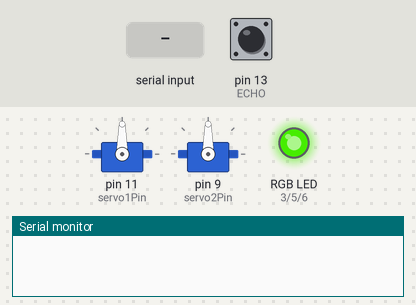
A sketch run on a simulated Arduino Uno, built with avr-gcc and run on an emulated ATmega328P. Shown: 2 × servo, an RGB LED mixed from three pins (HIGH = lit), the last lines printed to the serial monitor. The test bench sets the inputs (shaded band); at power-on: pin 13 (ECHO) LOW. Dim RGB values are drawn brighter than linear; pins used as bus, display or sensor lines are not drawn.

Above: at 1.2 s.
1.3 s: "U" received over Serial
At 2.6 s:
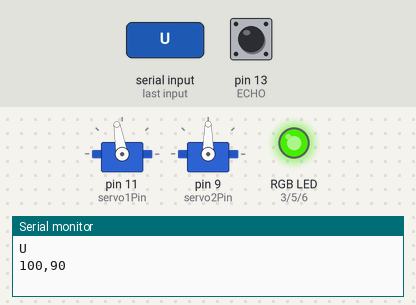
3.5 s: "R" received over Serial
At 4.9 s:
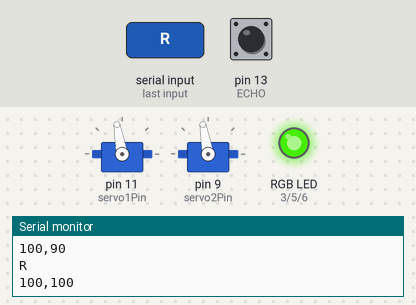
5.5 s: "D" received over Serial
At 7.2 s:
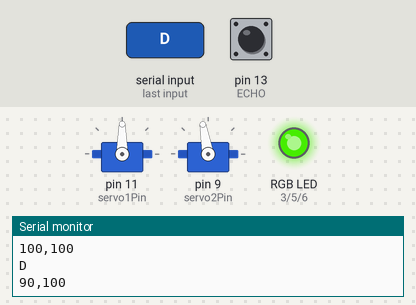
7.5 s: pin 13 (ECHO) pulsed HIGH 2 times (0.12 s each, 0.3 s apart)
At 8.0 s:
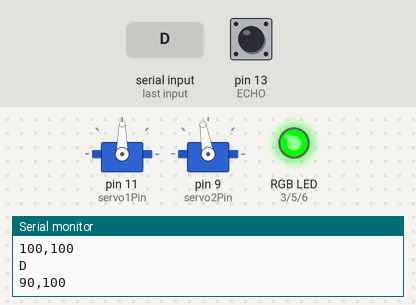
Timing chart, 0 to 10.5 s (numbered marks = the images above; inputs shaded):
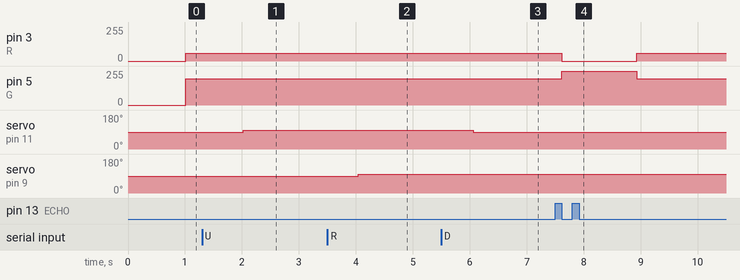

Measured:
- after the input at 1.3 s, servo on pin 11 (servo1Pin): 90° → 100° after 0.72 s
- after the input at 3.5 s, servo on pin 9 (servo2Pin): 90° → 100° after 0.54 s
- after the input at 5.5 s, servo on pin 11 (servo1Pin): 100° → 90° after 0.56 s
- after the input at 7.5 s, pin 3 (R): 58/255 → 0/255 after 0.12 s, → 58/255 1.3 s later; pin 5 (G): 197/255 → 255/255 after 0.12 s, → 197/255 1.3 s later

The sketch:

main.ino
```cpp
#include <Servo.h>

// Servo motor setting
Servo servo1, servo2;

const int servo1Pin = 11;
const int servo2Pin = 9;
int angle1 = 90;
int angle2 = 90;
int a = 10;

// Ultrasonic sensor & LED Pin
const int TRIG = 12;
const int ECHO = 13;
int R = 3;
int G = 5;
int B = 6;
int bu = 8;

void setup() {
  Serial.begin(9600);
  servo1.attach(servo1Pin);
  servo2.attach(servo2Pin);

  pinMode(TRIG,OUTPUT);
  pinMode(ECHO,INPUT);
  pinMode(R, OUTPUT);
  pinMode(G, OUTPUT);
  pinMode(B, OUTPUT);
  pinMode(bu, INPUT);


  servo1.write(angle1);
  servo2.write(angle2);
}


void loop() {
  // Serial communication
  if(Serial.available()>0) {
    char s = Serial.read();
    Serial.println(s);
    if(s == 'U') {
      angle1+=a;
    }
    else if(s == 'D') {
      angle1-=a;
    }
    else if(s == 'L') {
      angle2-=a;
    }
    else if(s == 'R') {
      angle2+=a;
    }

    angle1 = constrain(angle1, 0, 180);
    angle2 = constrain(angle2, 0, 180);
    servo1.write(angle1);
    servo2.write(angle2);
    Serial.print(angle1);
    Serial.print(",");
    Serial.println(angle2);
  }

  // LED
  float distance = getDis();
  if (distance<10 && distance>0){
    color(255,0,0);
    tone(bu,392);
  }
  else if (distance<40) {
    int temp = ceil(255*(distance-7)/30);
    color(255-temp,temp,0);
    noTone(bu);
  }
  else {
    color(0,255,0);
    noTone(bu);
  }

}

void color(int Rv, int Gv, int Bv) {
  analogWrite(R,Rv);
  analogWrite(G,Gv);
  analogWrite(B,Bv);
}

float getDis() {
  float duration;
  digitalWrite(TRIG,HIGH);
  delay(10);
  digitalWrite(TRIG,LOW);

  duration = pulseIn(ECHO,HIGH);
  return duration*17/1000;
}
```
